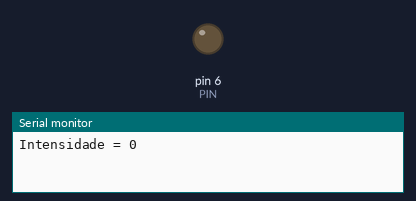
Recording of a sketch running on a simulated Arduino Uno, built with avr-gcc and run on an emulated ATmega328P. Parts: output pins drawn as LEDs (lit = HIGH), the last lines printed to the serial monitor.

Above: at 0.05 s.
At 9.47 s:
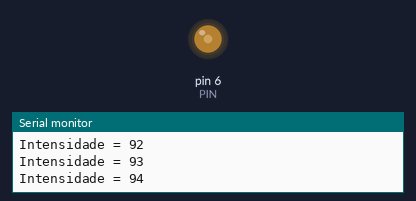
At 19.9 s:
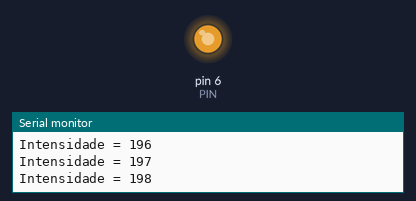
At 39.85 s:
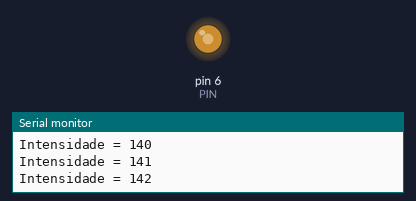
Timing chart, 0 to 40.0 s (numbered marks = the images above):
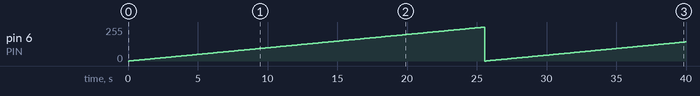

The sketch:

led_analogico.ino
```cpp
//2022-03-23
int PIN = 6;
int PWM, x = 0;
void setup() {
  pinMode(PIN,OUTPUT);
  Serial.begin(9600);
}
void loop() {
  for (PWM = 0; PWM < 255; PWM = PWM + x) {
      if (PWM == 0) {
        x = 1;
      }
      if (PWM == 255) {
        x = -1;
      }
      analogWrite(PIN,PWM);
      Serial.print("Intensidade = ");
      Serial.println(PWM);
      delay(100);
  }
}
```

Measured:
- by itself, pin 6 (PIN): 0/255 → 1/255 at 0.10 s, → 2/255 0.10 s later, → 3/255 0.10 s later, → 4/255 0.10 s later, … (398 changes in this stretch)
